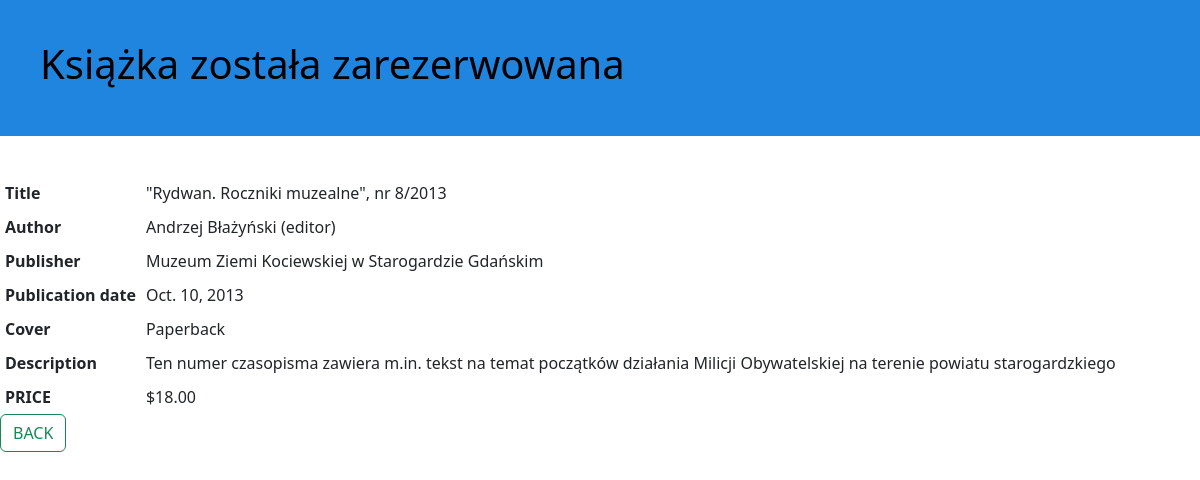
Page /8 on the committed database.
### book/models.py (models this page shows, shortened)
class Book(models.Model):
    main = models.ForeignKey(BookMain, on_delete=models.CASCADE)
    detail = models.OneToOneField(BookDetail, on_delete=models.PROTECT)

class BookMain(models.Model):
    title = models.TextField(max_length=400)
    author = models.CharField(max_length=200)

class BookDetail(models.Model):
    BOOK_COVER=[
        ("PAP", "Paperback"),
        ("HAR", "Hardcover"),
    ]
    publisher = models.TextField(max_length=300)
    publication_date = models.DateField()
    description = models.TextField()
    cover = models.CharField(max_length=3, choices=BOOK_COVER)
    price = models.DecimalField(max_digits=9, decimal_places=2, validators=[MinValueValidator(0.0)])

### website/views.py (the view)
# urls.py: path("<int:pk>", book_view, name="book"),
def book_view(request, pk):
    template="book.html"
    context = {}
    if request.method == "GET":
        book = Book.objects.get(id=pk)
        context["book"] = book
        return render(request, template, context)
    return redirect("main")

### website/templates/book.html (shortened to what this page needs)
{% extends "base.html" %}
{% load static %}
{% block content %}
<html lang="en">
    <head>
        <link href="https://cdn.jsdelivr.net/npm/bootstrap@5.3.0-alpha3/dist/css/bootstrap.min.css" rel="stylesheet">
        <link rel="stylesheet" href="{% static 'css/book.css' %}">
    </head>
<body>
    <div class="website-header">
        <h1>Książka została zarezerwowana</h1>
    </div>
</body>
</html>
<table>
    <tr>
        <th>Title</th>
        <td>{{ book.main.title }}</td>
    </tr>
    <tr>
        <th>Author</th>
        <td>{{ book.main.author }}</td>
    </tr>
    <tr>
        <th>Publisher</th>
        <td>{{ book.detail.publisher }}</td>
    </tr>
    <tr>
        <th>Publication date</th>
        <td>{{ book.detail.publication_date }}</td>
    </tr>
    <tr>
        <th>Cover</th>
        <td>{{ book.detail.get_cover_display }}</td>
    </tr>
    <tr>
        <th>Description</th>
        <td>{{ book.detail.description }}</td>
    </tr>
    <tr>
        <th>PRICE</th>
        <td>${{ book.detail.price }}</td>
    </tr>
</table>
<table>
    <tr>
        <a class="btn btn-outline-success" href="{% url 'main' %}"> BACK </a>
    </tr>
</table>
{% endblock content %}

### website/static/css/book.css (style rules this page uses)
.website-header { background-color: #1F85DE; color: black; margin-bottom: 40px; padding: 40px 40px 40px 40px; }

### website/templates/base.html (style rules this page uses)
td, th { text-align:left; padding: 5px; }

### rows in the picture
Book: main "\"Rydwan. Roczniki muzealne\", nr 8/2013", main.author "Andrzej Błażyński (editor)", detail.publisher "Muzeum Ziemi Kociewskiej w Starogardzie Gdańskim", detail.publication_date "Oct. 10, 2013", detail.cover "Paperback", detail.description "Ten numer czasopisma zawiera m.in. tekst na temat początków działania Milicji Obywatelskiej na terenie powiatu starogardzkiego", detail.price "18.00"
